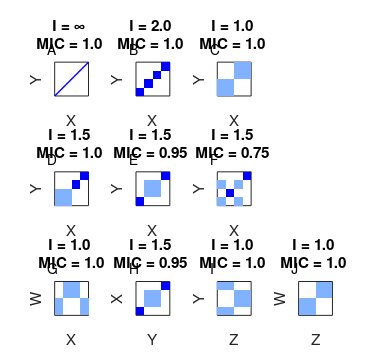

Write MATLAB code to recreate this figure.
%% Creates Fig. 2
clear all
close all
clc

width = 9.5; % 1 column; render at 2x
height = 9;
font_size = 7;
letter_size = 10;
title_font_size = 8;
figure('paperpositionmode', 'auto', 'units', 'centimeters', 'position', [0 0 width height])
% Produces a figure 6.39 x 7.69 in. Reduce 2x to width of 3.2 in

% Set display characteristics
tics = [];
title_x = -.2;
title_y = 1.67;
label_x = -.2;
label_y = 1.4;
sparse_color = [.5 .7 1];
dense_color = [0 0 1];
panels = 'ABCDEFGHIJ';
subplots = [1 2 3 5 6 7 9 10 11 12];
num_plots = numel(subplots);

% Draw each panel, panel label, and other markup
for n=1:num_plots
    
    subplot(3,4,subplots(n));
    set(gca, 'fontsize', font_size)
    x_label = 'X';
    y_label = 'Y';
    switch n
        case 1,
            x = [0 1];
            y = [0 1];
            plot(x, y, '-b', 'linewidth', 1)
            t = {'I = \infty ','MIC = 1.0 '};
            
            %text(title_x , title_y, 'Increasing noise', 'fontsize', title_font_size)
            
        case 2,
            fill(.25*[0 1  1  0], .25*[0 0 1 1], dense_color, 'linestyle', 'none')
            hold on
            fill(.25+.25*[0 1  1  0], .25+.25*[0 0 1 1], dense_color , 'linestyle', 'none')
            fill(.5+.25*[0 1  1  0], .5+.25*[0 0 1 1], dense_color , 'linestyle', 'none')
            fill(.75+.25*[0 1  1  0], .75+.25*[0 0 1 1], dense_color , 'linestyle', 'none')
            t = {'I = 2.0 ','MIC = 1.0 '};
            
        case 3,
            fill([0 .5  .5  0], [0 0 .5 .5], sparse_color, 'linestyle', 'none')
            hold on
            fill(.5+[0 .5  .5  0], .5+[0 0 .5 .5], sparse_color, 'linestyle', 'none')
            t = {'I = 1.0 ','MIC = 1.0 '};
            
        case 4,
            fill(.75+.25*[0 1  1  0], .75+.25*[0 0 1 1], dense_color, 'linestyle', 'none')
            hold on
            fill(.5+.25*[0 1  1  0], .5+.25*[0 0 1 1], dense_color , 'linestyle', 'none')
            fill(.5*[0 1  1  0], .5*[0 0 1 1], sparse_color, 'linestyle', 'none')
            t = {'I = 1.5 ','MIC = 1.0 '};
            
            %text(title_x , title_y, 'Reparameterization invariance', 'fontsize', title_font_size)
            
        case 5,
            fill(.25*[0 1  1  0], .25*[0 0 1 1], dense_color, 'linestyle', 'none')
            hold on
            fill(.25+.5*[0 1  1  0], .25+.5*[0 0 1 1], sparse_color, 'linestyle', 'none')
            fill(.75+.25*[0 1  1  0], .75+.25*[0 0 1 1], dense_color , 'linestyle', 'none')
            t = {'I = 1.5 ','MIC = 0.95 '};
            
        case 6,
            fill(.25*[0 1  1  0], .25*[0 0 1 1], sparse_color, 'linestyle', 'none')
            hold on
            fill(.5+.25*[0 1  1  0], .25*[0 0 1 1], sparse_color, 'linestyle', 'none')
            fill(.25*[0 1  1  0], .5+.25*[0 0 1 1], sparse_color, 'linestyle', 'none')
            fill(.5+.25*[0 1  1  0], .5+.25*[0 0 1 1], sparse_color, 'linestyle', 'none')
            fill(.25+.25*[0 1  1  0], .25+.25*[0 0 1 1], dense_color, 'linestyle', 'none')
            fill(.75+.25*[0 1  1  0], .75+.25*[0 0 1 1], dense_color , 'linestyle', 'none')
            t = {'I = 1.5 ','MIC = 0.75 '};
            
        case 7,
            fill(.25*[0 1  1  0], .5*[0 0 1 1], sparse_color, 'linestyle', 'none')
            hold on
            fill(.25+.5*[0 1  1  0], .5+.5*[0 0 1 1], sparse_color, 'linestyle', 'none')
            fill(.75+.25*[0 1  1  0], .5*[0 0 1 1], sparse_color, 'linestyle', 'none')
            t = {'I = 1.0 ',' MIC = 1.0 '};
            x_label = 'X';
            y_label = 'W';
            
            %text(title_x , title_y, 'Data Processing Inequality', 'fontsize', title_font_size)
            
        case 8,
            fill(.25*[0 1  1  0], .25*[0 0 1 1], dense_color, 'linestyle', 'none')
            hold on
            fill(.25+.5*[0 1  1  0], .25+.5*[0 0 1 1], sparse_color, 'linestyle', 'none')
            fill(.75+.25*[0 1  1  0], .75+.25*[0 0 1 1], dense_color , 'linestyle', 'none')
            t = {'I = 1.5 ', 'MIC = 0.95 '};
            x_label = 'Y';
            y_label = 'X';
            
        case 9,
            fill(.5*[0 0 1 1], .25*[0 1  1  0],  sparse_color, 'linestyle', 'none')
            hold on
            fill(.5+.5*[0 0 1 1], .25+.5*[0 1  1  0],  sparse_color, 'linestyle', 'none')
            fill(.5*[0 0 1 1], .75+.25*[0 1  1  0],  sparse_color, 'linestyle', 'none')
            t = {'I = 1.0 ', 'MIC = 1.0 '};
            x_label = 'Z';
            y_label = 'Y';
            
        case 10,
            fill([0 .5  .5  0], [0 0 .5 .5], sparse_color, 'linestyle', 'none')
            hold on
            fill(.5+[0 .5  .5  0], .5+[0 0 .5 .5], sparse_color, 'linestyle', 'none')
            t = {'I = 1.0 ','MIC = 1.0 '};
            x_label = 'Z';
            y_label = 'W';
            
        otherwise,
    end
    
    set(gca, 'xtick', tics, 'ytick', tics, 'xlim', [0 1], 'ylim', [0 1], 'linewidth', 0.5, 'box', 'on')
    text(label_x , label_y, panels(n), 'fontsize', letter_size )
    axis image
    title(t);
    xlabel(x_label)
    ylabel(y_label)
end


% Save figure
saveas(gcf, 'figures/fig2.eps', 'epsc')